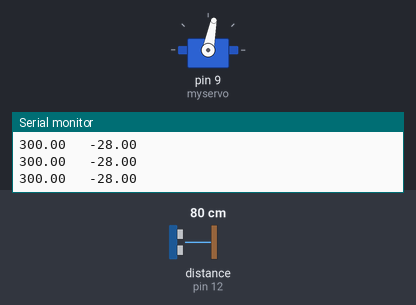
Simulated run of this sketch. Board: Arduino Mega 2560, built with avr-gcc and run on an emulated ATmega2560. Parts: servo, the last lines printed to the serial monitor. Wiring (inferred from the names in the program): ultrasonic range finder: trigger pin 11; echo pin 12. The test bench sets the inputs (shaded band); at power-on: distance to the obstacle (sensor on pin 12) 80 cm. The echo pulse lasts 58.3 µs per cm.

Above: at 1.2 s.
1.3 s: distance to the obstacle (sensor on pin 12) set to 34 cm
4.3 s: distance to the obstacle (sensor on pin 12) set to 30 cm
At 4.9 s:
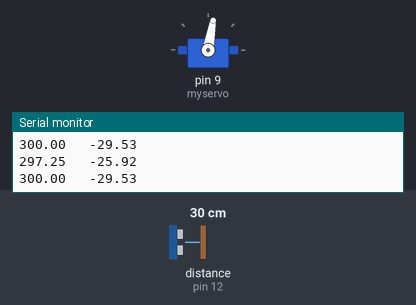
7.3 s: distance to the obstacle (sensor on pin 12) set to 35 cm
At 8.3 s:
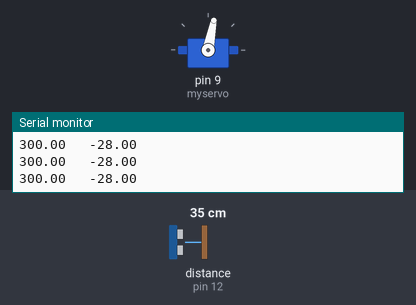
8.8 s: distance to the obstacle (sensor on pin 12) set to 2 cm
At 10.1 s:
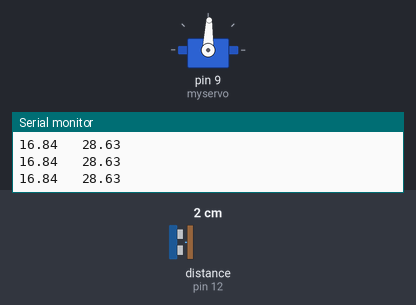
Timing chart, 0 to 11.8 s (numbered marks = the images above; inputs shaded):
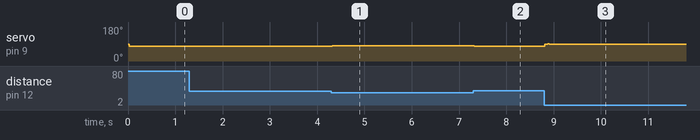

Measured:
- after the input at 4.3 s, servo on pin 9 (myservo): 79° → 80° at once
- after the input at 7.3 s, servo on pin 9 (myservo): 80° → 79° at once
- after the input at 8.8 s, servo on pin 9 (myservo): 79° → 88° at once

The sketch:

pid2.ino
```cpp
#include <Servo.h>
#include "HRC04.h"

//------------------------------------ARTEMANÍACOS SECTION-----------------------------//
/*
 * En esta practica utilizamos un PIC controller donde la componente integral no se utiliza.
 * Para ello, calculamos un error con el PD controller y mapeamos un rango de posibles valores de
 * error a un rango de ángulos de correccion. Ha habido muchos problemas con el sensor ya
 * que nos hace lecturas muy raras en ocasiones, tanto con nuestra clase como con pulseIn().
 *
 * Para mitigar todo esto hemos filtrado las lecturas lo máximo que hemos podido, tanto con
 * media de valores como por control de diferenciales elevados. También saturamos los valores
 * para acabar de filtrar los valores altamente excesivos. El problema es que hacer todo esto provoca
 * latencia en las lecturas, por lo que las correcciones no se hacen a tiempo.
 *
 * En general nos está quitando las ganas de vivir un poco.
 */
//-------------------------------------------------------------------------------------//

//GRAU MIG  PER LINIA RECTA: 82-84

//HRC PINS: TRIGGER:1, ECHO: 19

Servo myservo;  // create servo object to control a servo

//PULSEIN variables
int trigPin = 11;    //Trig - green Jumper
int echoPin = 12;    //Echo - yellow Jumper
unsigned long duration, cm, inches;
double mm = 0;

//Variable del PID
unsigned long lastTime;
double Input, Output, Setpoint, Degree;
double errSum, lastErr;
double kp, ki, kd;

double lastInput;

/*
//Function to map distance from the sun and beyond and map it to the servo
void distanceToPosition(){

  int mm = 0;
  for(int i = 0; i < 4; ++i){
    mm += (int) dist_sensor->getDistancia();
  } mm = mm/4;

  //We saturate the value to 180 so we don't destroy the servo
  if(mm > 180) mm = 180;
  myservo.write(mm);
}
*/

//Function to get distance pulsein
double getDistance(){

  //Puta per assegurar-se de una bona lectura
  digitalWrite(trigPin, LOW);
  delayMicroseconds(5);
  digitalWrite(trigPin, HIGH);
  delayMicroseconds(10);
  digitalWrite(trigPin, LOW);

  //Lectura pulsein
  pinMode(echoPin, INPUT);
  duration = pulseIn(echoPin, HIGH);

  //Conversions de distancia
  return (duration/2) / 2.91;
}

//Getting the mean of some distances
double getMeanDistance(){
  mm = 0;
  for(int i = 0; i < 2; ++i){
    mm += getDistance();
  } mm = mm/2;

  return mm;
}

//Funció de filtratge de inputs (assumim que diferencies elevades entre
//inputs és un pic estrany i l'aplanem com podem)
void filterInput(){
  double diff = Input - lastInput;
  double diffAbs = abs(diff);
  if (diffAbs >= 50){
    Input = 0.4*(diff) + lastInput;
  }
  lastInput = Input;
}

//PID MEMES
void Compute(){
  /*How long since we last calculated*/
  unsigned long now = millis();
  double timeChange = (double)(now - lastTime);

  /*Compute all the working error variables*/
  double error = Setpoint - Input;
  errSum += (error * timeChange);
  double dErr = (error - lastErr) / timeChange;

  /*Compute PID Output*/
  Output = kp * error + ki * errSum + kd * dErr;

  /*Remember some variables for next time*/
  lastErr = error;
  lastTime = now;
}

//PID MEME-TUNING
void SetTunings(double Kp, double Ki, double Kd){
  kp = Kp;
  ki = Ki;
  kd = Kd;
}

void setup() {
  Serial.begin(9600);
  myservo.attach(9, 700, 2400);  // Custom min and max

  //Creating object for the sensor
  //dist_sensor = new HRC04();

  //Pinmodes pulsein
  pinMode(trigPin, OUTPUT);
  pinMode(echoPin, INPUT);

  //Tunejant el Eight-Six
  SetTunings(0.2, 0 , 10);

  //Quin set point volem en mm?
  Setpoint = 160;

  lastInput = getMeanDistance();
}

void loop() {
  //Lectura i quimioterapia de input
  Input = getDistance();
  filterInput();

  //Saturació valors input (Distancies superiors a 280 el tornen boig)
  if(Input > 300) Input = 300;

  //Computas y a lo loco
  Compute();

  //Saturació de valors de output per si el sensor es torna excessivament boig
  if (Output <= -200) Output = -200;
  else if (Output >= 200) Output = 200;

  //Mapejar rangs de graus i moure
  Degree = map(Output, -200, 200, 84-30, 84+30);
  myservo.write(Degree);

  //Takumi installed a new tachometer and now can check his RPMs
  Serial.print(Input);
  Serial.print("   ");
  Serial.println(Output);
}
```

HRC04.cpp
```cpp
#include "HRC04.h"

//TRIGGER_PIN 1
//ECHO_PIN 19 -> TO FIX INTO THE CODE

//Variables auxiliars
unsigned int timer1Val;
double distancia;

//Rutina de servei d'interrupció PROBABLEMENT S'HA DE TUNEJAR
ISR(INT2_vect){
  //Testing
  if(PIND & 0x04){//Enxufa timer
    //Prescaler a 8, posem en marxa timer
    TCCR1B |= (1 << CS11);
  }else{//Desconecta a l'avia
    //Parem el timer (canviar prescaler a 0 para el timer)
    TCCR1B = 0;
    timer1Val = TCNT1;
    TCNT1 = 0; //Reset de contenido del timer
  }
}

HRC04::HRC04() {
  //General I/O config
  //Trigger pin
  DDRE |= (1 << PE4); //Setting as output
  PORTE &= ~(1 << PE4); //Initial output = 0

  //Interrupt config (echo pin)
  DDRD &= ~(0b00000100); //INT0 pin set as input (TRIGGER_PIN);
  //PORTD |= (1 << PORTD0); //Turning on pull-up resistor

  EICRA |= (1 << ISC20); //Setting interrupt trigger on ANY logic change
  EIMSK |= (1 << INT2); //Turning on INT0

  //TIMERS CONFIG
  //Registres de configuracio a 0 inicialment
  TCCR1A = 0;
  TCCR1B = 0;

  //Valor inicial timer
  TCNT1 = 0;

  //Valor auxiliar per a calculs inicialitzat a 0
  timer1Val = 0;

  sei();  //Enabling global interrupts
}

HRC04::~HRC04(){/*L'avia morta que la tracti algu altre*/}

double HRC04::getDistancia() {
  //PORTE &= ~(1 << PE0);
  PORTE |= (1 << PE4); //Trigger HIGH
  _delay_us(15); //Wait minimum time
  PORTE &= ~(1 << PE4); //Trigger LOW
  //El timer está configurado para que cada clock sea de 0.5us, así
  //que tenemos que adaptar los calculos a ello.
  distancia = 10*timer1Val/116;
  _delay_ms(10);
  return distancia;
}
```

HRC04.h
```cpp
#ifndef HRC04_H
#define HRC04_H

#include <Arduino.h>
#include <avr/io.h>
#include <avr/interrupt.h>
#include <util/delay.h>

/* Clase destinada al uso del sensor
 * HRC04, es capaz de retornar la distancia
 * a la cual se encuentra un objecto de el */

class HRC04{
public:

	HRC04();
	~HRC04();
	double getDistancia();

};

#endif
```
